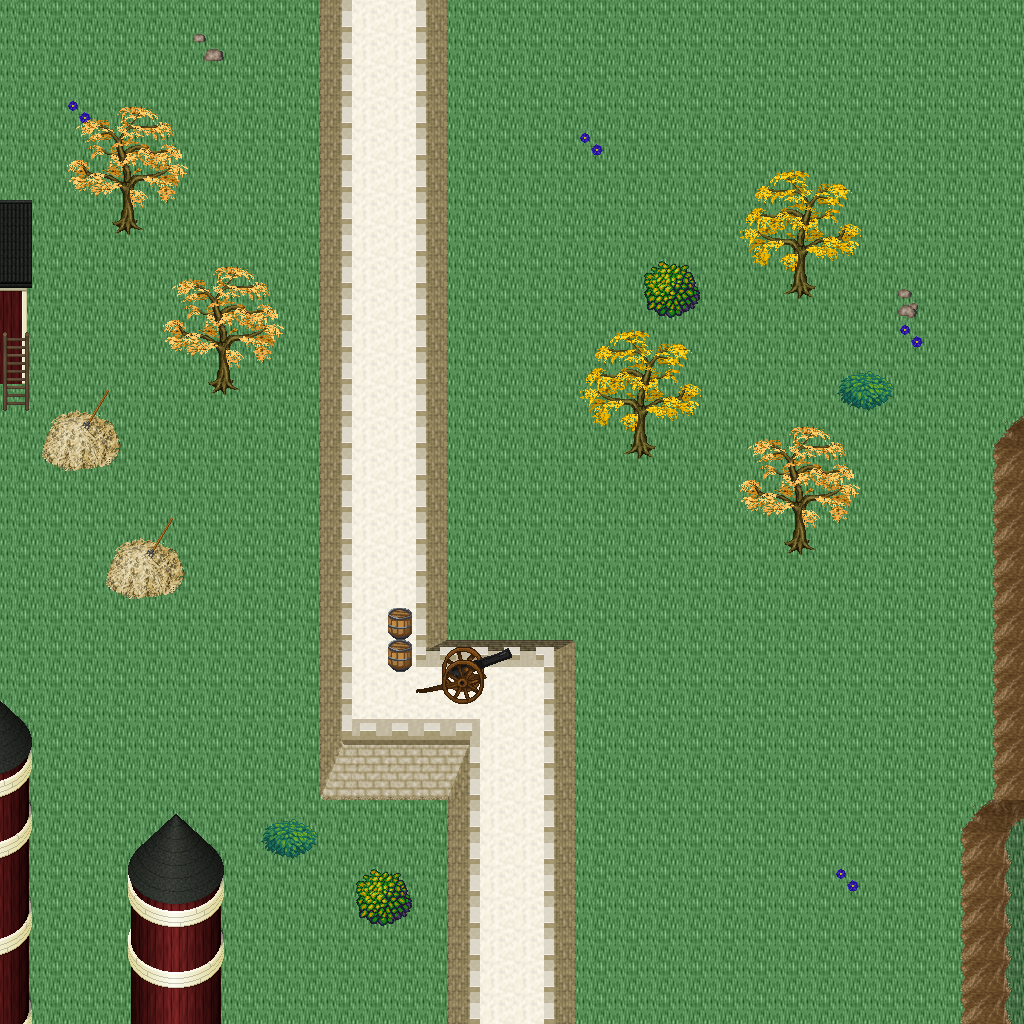

A 2D game scene composited from a Tiled map and its tileset images. What follows is a short description and the map's XML, with each tile layer's data collapsed to a summary:
An orthogonal 32x32 tile map with 32x32 px tiles, 5 tile layers (Ground, Objects, Objects2, Above, ...), 1 hidden layer not drawn, 35 tilesets.

<map version="1.10" tiledversion="1.11.0" orientation="orthogonal" renderorder="right-down" width="32" height="32" tilewidth="32" tileheight="32" infinite="0" nextlayerid="11" nextobjectid="1">
 <tileset firstgid="1" name="logic_collision" tilewidth="32" tileheight="32" tilecount="1" columns="1">
  <image source="../drawable/logic_collision.png" width="32" height="32" />
 </tileset>
 <tileset firstgid="2" name="ground_ridge_earth_pale" tilewidth="32" tileheight="32" tilecount="96" columns="12">
  <image source="../drawable/ground_ridge_earth_pale.png" width="384" height="256" />
 </tileset>
 <tileset firstgid="98" name="ground_ridge_earth_dark" tilewidth="32" tileheight="32" tilecount="96" columns="12">
  <image source="../drawable/ground_ridge_earth_dark.png" width="384" height="256" />
 </tileset>
 <tileset firstgid="194" name="ground_ground" tilewidth="32" tileheight="32" tilecount="33" columns="3">
  <image source="../drawable/ground_ground.png" width="96" height="352" />
 </tileset>
 <tileset firstgid="227" name="building_castle" tilewidth="32" tileheight="32" tilecount="320" columns="20">
  <image source="../drawable/building_castle.png" width="640" height="512" />
 </tileset>
 <tileset firstgid="547" name="ground_water_pool" tilewidth="32" tileheight="32" tilecount="72" columns="3">
  <image source="../drawable/ground_water_pool.png" width="96" height="768" />
 </tileset>
 <tileset firstgid="619" name="ground_earth_edges" tilewidth="32" tileheight="32" tilecount="18" columns="6">
  <image source="../drawable/ground_earth_edges.png" width="192" height="96" />
 </tileset>
 <tileset firstgid="637" name="ground_grass_corners" tilewidth="32" tileheight="32" tilecount="24" columns="6">
  <image source="../drawable/ground_grass_corners.png" width="192" height="128" />
 </tileset>
 <tileset firstgid="661" name="ground_grass_edges" tilewidth="32" tileheight="32" tilecount="36" columns="12">
  <image source="../drawable/ground_grass_edges.png" width="384" height="96" />
 </tileset>
 <tileset firstgid="697" name="item_weapon_cannon" tilewidth="32" tileheight="32" tilecount="12" columns="3">
  <image source="../drawable/item_weapon_cannon.png" width="96" height="128" />
 </tileset>
 <tileset firstgid="709" name="item_pot_barrels_1" tilewidth="32" tileheight="32" tilecount="8" columns="4">
  <image source="../drawable/item_pot_barrels_1.png" width="128" height="64" />
 </tileset>
 <tileset firstgid="717" name="ground_cobbled_paving" tilewidth="32" tileheight="32" tilecount="1" columns="1">
  <image source="../drawable/ground_cobbled_paving.png" width="32" height="32" />
 </tileset>
 <tileset firstgid="718" name="ground_rock_pebbles" tilewidth="32" tileheight="32" tilecount="3" columns="1">
  <image source="../drawable/ground_rock_pebbles.png" width="32" height="96" />
 </tileset>
 <tileset firstgid="721" name="plant_flower_daisy_blue" tilewidth="32" tileheight="32" tilecount="8" columns="2">
  <image source="../drawable/plant_flower_daisy_blue.png" width="64" height="128" />
 </tileset>
 <tileset firstgid="729" name="building_mill" tilewidth="32" tileheight="32" tilecount="30" columns="5">
  <image source="../drawable/building_mill.png" width="160" height="192" />
 </tileset>
 <tileset firstgid="759" name="building_windmill_blades" tilewidth="32" tileheight="32" tilecount="144" columns="24">
  <image source="../drawable/building_windmill_blades.png" width="768" height="192" />
 </tileset>
 <tileset firstgid="903" name="logic_item_corn" tilewidth="32" tileheight="32" tilecount="5" columns="5">
  <image source="../drawable/logic_item_corn.png" width="160" height="32" />
 </tileset>
 <tileset firstgid="908" name="object_scarecrow" tilewidth="32" tileheight="32" tilecount="2" columns="1">
  <image source="../drawable/object_scarecrow.png" width="32" height="64" />
 </tileset>
 <tileset firstgid="910" name="object_hay_cart" tilewidth="32" tileheight="32" tilecount="1" columns="1">
  <image source="../drawable/object_hay_cart.png" width="32" height="32" />
 </tileset>
 <tileset firstgid="911" name="building_barnyard" tilewidth="32" tileheight="32" tilecount="200" columns="8">
  <image source="../drawable/building_barnyard.png" width="256" height="800" />
 </tileset>
 <tileset firstgid="1111" name="furniture_sink_pale_brown_stone" tilewidth="32" tileheight="32" tilecount="4" columns="2">
  <image source="../drawable/furniture_sink_pale_brown_stone.png" width="64" height="64" />
 </tileset>
 <tileset firstgid="1115" name="logic_creature_farm_animal" tilewidth="32" tileheight="32" tilecount="16" columns="8">
  <image source="../drawable/logic_creature_farm_animal.png" width="256" height="64" />
 </tileset>
 <tileset firstgid="1131" name="plant_tree_fall_trees" tilewidth="32" tileheight="32" tilecount="40" columns="8">
  <image source="../drawable/plant_tree_fall_trees.png" width="256" height="160" />
 </tileset>
 <tileset firstgid="1171" name="plant_bush_bush_mult_colored" tilewidth="32" tileheight="32" tilecount="6" columns="3">
  <image source="../drawable/plant_bush_bush_mult_colored.png" width="96" height="64" />
 </tileset>
 <tileset firstgid="1177" name="furniture_light_lamp_blue" tilewidth="32" tileheight="32" tilecount="3" columns="1">
  <image source="../drawable/furniture_light_lamp_blue.png" width="32" height="96" />
 </tileset>
 <tileset firstgid="1180" name="light_dim_light_7x5" tilewidth="32" tileheight="32" tilecount="35" columns="7">
  <image source="../drawable/light_dim_light_7x5.png" width="224" height="160" />
 </tileset>
 <tileset firstgid="1215" name="plant_stump_small_stump" tilewidth="32" tileheight="32" tilecount="4" columns="2">
  <image source="../drawable/plant_stump_small_stump.png" width="64" height="64" />
 </tileset>
 <tileset firstgid="1219" name="logic_creature_fowl" tilewidth="32" tileheight="32" tilecount="6" columns="6">
  <image source="../drawable/logic_creature_fowl.png" width="192" height="32" />
 </tileset>
 <tileset firstgid="1225" name="logic_creature_rodent" tilewidth="32" tileheight="32" tilecount="8" columns="8">
  <image source="../drawable/logic_creature_rodent.png" width="256" height="32" />
 </tileset>
 <tileset firstgid="1233" name="plant_bushes_and_trees" tilewidth="32" tileheight="32" tilecount="144" columns="16">
  <image source="../drawable/plant_bushes_and_trees.png" width="512" height="289" />
 </tileset>
 <tileset firstgid="1377" name="plant_bush_leafy" tilewidth="32" tileheight="32" tilecount="48" columns="8">
  <image source="../drawable/plant_bush_leafy.png" width="256" height="192" />
 </tileset>
 <tileset firstgid="1425" name="plant_bush_bush_pinks" tilewidth="32" tileheight="32" tilecount="4" columns="2">
  <image source="../drawable/plant_bush_bush_pinks.png" width="64" height="64" />
 </tileset>
 <tileset firstgid="1429" name="plant_bush_berried" tilewidth="32" tileheight="32" tilecount="60" columns="5">
  <image source="../drawable/plant_bush_berried.png" width="160" height="384" />
 </tileset>
 <tileset firstgid="1489" name="plant_bushes_and_trees" tilewidth="32" tileheight="32" tilecount="144" columns="16">
  <image source="../drawable/plant_bushes_and_trees.png" width="512" height="289" />
 </tileset>
 <tileset firstgid="1633" name="ground_ground_3" tilewidth="32" tileheight="32" tilecount="5" columns="5">
  <image source="../drawable/ground_ground_3.png" width="160" height="32" />
 </tileset>
 <layer id="1" name="Ground" width="32" height="32">
  <data>[1024 cells, 1024 non-empty, 9 distinct tile ids]</data>
 </layer>
 <layer id="2" name="Objects" width="32" height="32">
  <data>[1024 cells, 72 non-empty, 29 distinct tile ids]</data>
 </layer>
 <layer id="3" name="Objects2" width="32" height="32">
  <data>[1024 cells, 11 non-empty, 10 distinct tile ids]</data>
 </layer>
 <layer id="4" name="Above" width="32" height="32">
  <data>[1024 cells, 133 non-empty, 68 distinct tile ids]</data>
 </layer>
 <layer id="5" name="Above2" width="32" height="32">
  <data>[1024 cells, 0 non-empty, 0 distinct tile ids]</data>
 </layer>
 <layer id="6" name="Walkable" width="32" height="32" visible="0">
  <data>[1024 cells, 202 non-empty, 1 distinct tile ids]</data>
 </layer>
 <objectgroup id="7" name="Mapevents" />
 <objectgroup id="8" name="Spawn" />
 <objectgroup id="9" name="Keys" />
 <objectgroup id="10" name="Replace" />
</map>
